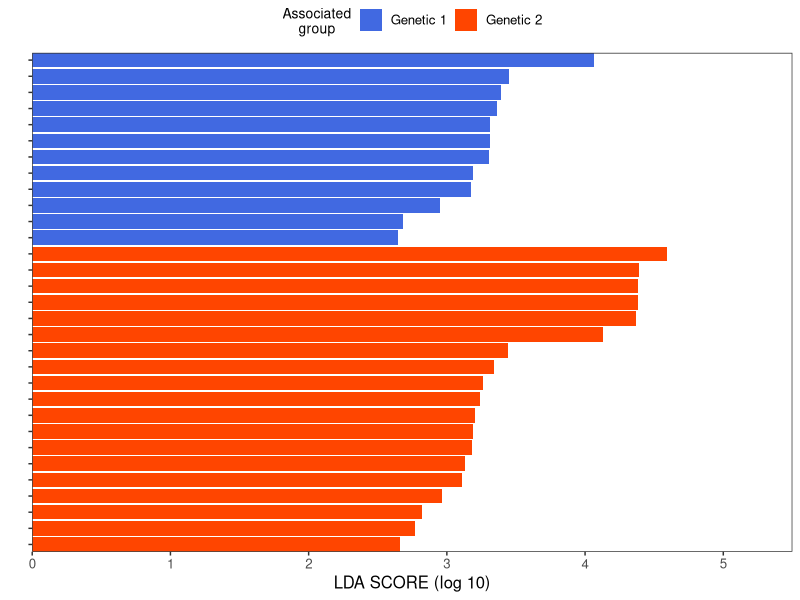
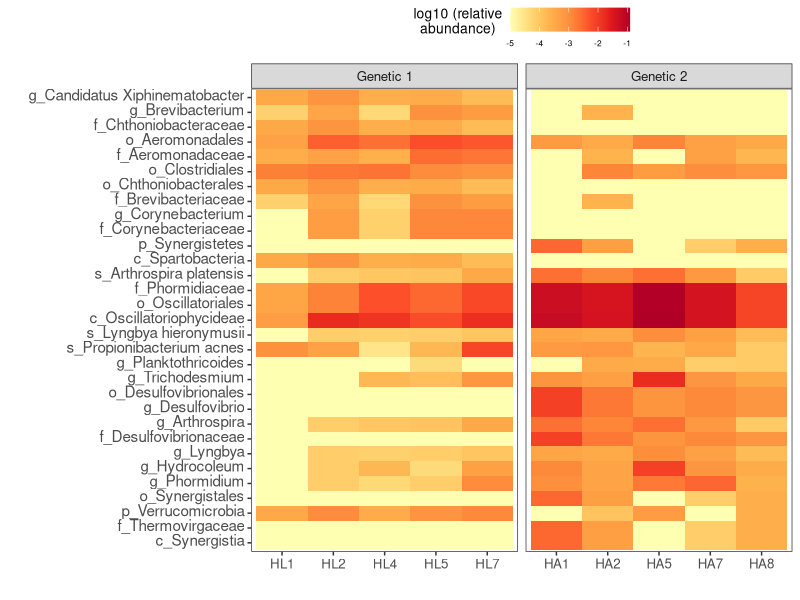

The R source for these figures, in order:
#!/usr/bin/env Rscript
## Purpose of script: alpha diversity boxplot
## Date created: 22.07.2020
## Author: luigui gallardo-becerra (bfllg77@gmail.com)
# Package installation
#install.packages("dplyr")
#install.packages("ggplot2")
#install.packages("ggpubr")
library("dplyr")
library("ggplot2")
library("gridExtra")
# Data input
table <- read.table(file = "hep_lefse_taxa.txt",
    sep = "\t", header = T)
table_heatmap <- read.table(file = "./hep_lefse_taxa_heatmap_samples.txt",
    sep = "\t", header = T)
# Define colors
colors <- c("royalblue", "orangered")
# Barplot
barplot <- ggplot(data = table,
    aes(x = reorder(hep_taxa, -order),
    y = lda,
    fill = group)) +
geom_bar(stat = "identity") +
theme_test() +
coord_flip() +
scale_fill_manual(values = colors) +
labs(x = "",
    y = "LDA SCORE (log 10)",
    fill = "Associated\ngroup") +
theme(legend.position = "top") +
scale_x_discrete(expand = c(0, 0)) +
scale_y_continuous(limits = c(0, 5.5),
    expand = c(0, 0)) +
theme(text = element_text(size = 12),
    axis.title.x = element_text(size = 12),
    axis.text.y = element_blank(),
    legend.title = element_text(size = 10,
        vjust = 1, hjust = 0.5))
# Heatmap
heatmap <- ggplot(data = table_heatmap,
    aes(x = reorder(variable, -order),
    y = sample,
    fill = value)) +
geom_tile() +
theme_test() +
coord_flip() +
scale_fill_distiller(palette = "YlOrRd",
    direction = 1) +
facet_grid(~group,
    scales = "free") +
theme(legend.position = "top") +
labs(x = "",
    y = "",
    fill = "log10 (relative\nabundance)") +
theme(text = element_text(size = 12),
    axis.title.x = element_text(size = 12),
    axis.text.y = element_text(size = 11,
        vjust = 0.25),
    legend.title = element_text(size = 10,
        vjust = 1, hjust = 0.5),
    legend.text = element_text(size = 6))
# Pdf
pdf(file = "hep_barplot.pdf", width = 5, height = 6.5)
print(barplot)
dev.off()
pdf(file = "hep_heatmap.pdf", width = 7, height = 6.68)
print(heatmap)
dev.off()



#
#library(reshape)
#
#table_heatmap <- read.table(file = "./hep_lefse_taxa_heatmap_samples.txt",
#    sep = "\t", header = T)
#
#table_heatmap <- melt(table_heatmap, id=c("sample","group"))
#
#write.table(table_heatmap,
#    file = "./hep_lefse_taxa_heatmap_samples.txt",
#    quote = FALSE,
#    row.names = FALSE,
#    sep = "\t")
#
#heatmap <- 
